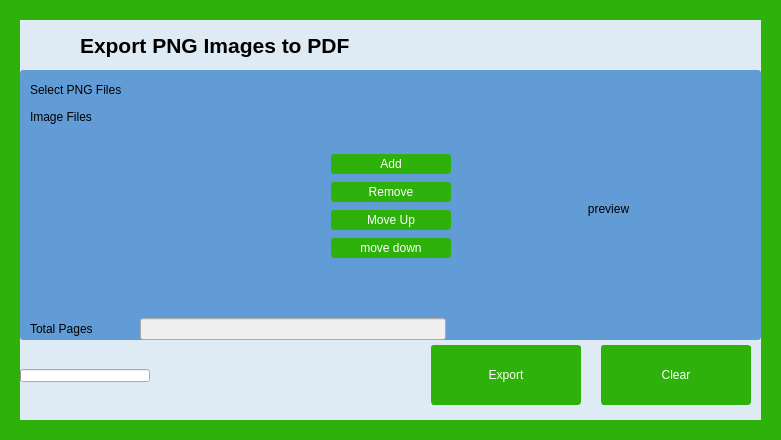
<?xml version="1.0" encoding="UTF-8"?>
<ui version="4.0">
 <class>Frame</class>
 <widget class="QFrame" name="Frame">
  <property name="geometry">
   <rect>
    <x>0</x>
    <y>0</y>
    <width>781</width>
    <height>440</height>
   </rect>
  </property>
  <property name="windowTitle">
   <string>Frame</string>
  </property>
  <property name="styleSheet">
   <string notr="true">
QFrame{
	border-width: 20;
	border-color: rgb(46, 177, 11);
	border-radius: 3;
	border-style: solid;
}

QPushButton{
	border-width: 1;
	border-color: rgb(46, 177, 11);
	border-radius: 3;
	border-style: solid;
	background-color: rgb(46, 177, 11);
	color: rgb(254, 254, 254);		
	font: 75 14pt &quot;Arial&quot;;
}</string>
  </property>
  <layout class="QVBoxLayout" name="verticalLayout_8">
   <property name="spacing">
    <number>0</number>
   </property>
   <property name="leftMargin">
    <number>0</number>
   </property>
   <property name="topMargin">
    <number>0</number>
   </property>
   <property name="rightMargin">
    <number>0</number>
   </property>
   <property name="bottomMargin">
    <number>0</number>
   </property>
   <item>
    <layout class="QVBoxLayout" name="verticalLayout">
     <property name="spacing">
      <number>0</number>
     </property>
     <property name="leftMargin">
      <number>0</number>
     </property>
     <property name="rightMargin">
      <number>0</number>
     </property>
     <item>
      <widget class="QFrame" name="titleFrame">
       <property name="sizePolicy">
        <sizepolicy hsizetype="Preferred" vsizetype="Expanding">
         <horstretch>0</horstretch>
         <verstretch>0</verstretch>
        </sizepolicy>
       </property>
       <property name="minimumSize">
        <size>
         <width>0</width>
         <height>50</height>
        </size>
       </property>
       <property name="maximumSize">
        <size>
         <width>16777215</width>
         <height>80</height>
        </size>
       </property>
       <property name="autoFillBackground">
        <bool>false</bool>
       </property>
       <property name="styleSheet">
        <string notr="true">


QFrame{
	border-width: 0;
	border-color: rgb(46, 177, 11);
	border-radius: 3;
	border-style: solid;
	background-color: rgb(222, 235, 244);
}

</string>
       </property>
       <property name="frameShape">
        <enum>QFrame::StyledPanel</enum>
       </property>
       <property name="frameShadow">
        <enum>QFrame::Raised</enum>
       </property>
       <layout class="QHBoxLayout" name="horizontalLayout">
        <property name="spacing">
         <number>0</number>
        </property>
        <property name="leftMargin">
         <number>0</number>
        </property>
        <property name="topMargin">
         <number>0</number>
        </property>
        <property name="rightMargin">
         <number>0</number>
        </property>
        <property name="bottomMargin">
         <number>0</number>
        </property>
        <item>
         <layout class="QHBoxLayout" name="horizontalLayout_5">
          <property name="spacing">
           <number>0</number>
          </property>
          <property name="leftMargin">
           <number>10</number>
          </property>
          <item>
           <widget class="QLabel" name="_lblFrameIcon">
            <property name="sizePolicy">
             <sizepolicy hsizetype="Fixed" vsizetype="Fixed">
              <horstretch>0</horstretch>
              <verstretch>0</verstretch>
             </sizepolicy>
            </property>
            <property name="minimumSize">
             <size>
              <width>50</width>
              <height>50</height>
             </size>
            </property>
            <property name="maximumSize">
             <size>
              <width>50</width>
              <height>50</height>
             </size>
            </property>
            <property name="styleSheet">
             <string notr="true"/>
            </property>
            <property name="text">
             <string/>
            </property>
            <property name="pixmap">
             <pixmap resource="Resources.qrc">:/resources/images/resources/images/pdf2png2.png</pixmap>
            </property>
            <property name="scaledContents">
             <bool>true</bool>
            </property>
           </widget>
          </item>
          <item>
           <widget class="QLabel" name="_lblFrameTitle">
            <property name="sizePolicy">
             <sizepolicy hsizetype="Expanding" vsizetype="Expanding">
              <horstretch>0</horstretch>
              <verstretch>0</verstretch>
             </sizepolicy>
            </property>
            <property name="minimumSize">
             <size>
              <width>0</width>
              <height>50</height>
             </size>
            </property>
            <property name="maximumSize">
             <size>
              <width>16777215</width>
              <height>80</height>
             </size>
            </property>
            <property name="font">
             <font>
              <pointsize>16</pointsize>
              <weight>75</weight>
              <bold>true</bold>
             </font>
            </property>
            <property name="styleSheet">
             <string notr="true"/>
            </property>
            <property name="text">
             <string>Export PNG Images to PDF</string>
            </property>
           </widget>
          </item>
         </layout>
        </item>
       </layout>
      </widget>
     </item>
     <item>
      <widget class="QFrame" name="bodyFrame">
       <property name="styleSheet">
        <string notr="true">QFrame{
	border-width: 0;
	border-color: rgb(46, 177, 11);
	border-radius: 3;
	border-style: solid;
	background-color: rgb(97, 156, 214);
}


</string>
       </property>
       <property name="frameShape">
        <enum>QFrame::StyledPanel</enum>
       </property>
       <property name="frameShadow">
        <enum>QFrame::Raised</enum>
       </property>
       <layout class="QVBoxLayout" name="verticalLayout_7">
        <property name="leftMargin">
         <number>0</number>
        </property>
        <property name="topMargin">
         <number>10</number>
        </property>
        <property name="rightMargin">
         <number>0</number>
        </property>
        <property name="bottomMargin">
         <number>0</number>
        </property>
        <item>
         <layout class="QVBoxLayout" name="verticalLayout_2">
          <property name="spacing">
           <number>10</number>
          </property>
          <property name="leftMargin">
           <number>10</number>
          </property>
          <property name="rightMargin">
           <number>10</number>
          </property>
          <item>
           <widget class="QLabel" name="label_11">
            <property name="minimumSize">
             <size>
              <width>0</width>
              <height>20</height>
             </size>
            </property>
            <property name="maximumSize">
             <size>
              <width>16777215</width>
              <height>30</height>
             </size>
            </property>
            <property name="autoFillBackground">
             <bool>false</bool>
            </property>
            <property name="styleSheet">
             <string notr="true"/>
            </property>
            <property name="text">
             <string>Select PNG Files</string>
            </property>
           </widget>
          </item>
          <item>
           <layout class="QHBoxLayout" name="horizontalLayout_4" stretch="1,0,1">
            <property name="spacing">
             <number>0</number>
            </property>
            <property name="topMargin">
             <number>0</number>
            </property>
            <item>
             <widget class="QFrame" name="framePngList">
              <property name="minimumSize">
               <size>
                <width>0</width>
                <height>50</height>
               </size>
              </property>
              <property name="frameShape">
               <enum>QFrame::StyledPanel</enum>
              </property>
              <property name="frameShadow">
               <enum>QFrame::Raised</enum>
              </property>
              <layout class="QVBoxLayout" name="verticalLayout_4">
               <property name="spacing">
                <number>0</number>
               </property>
               <property name="leftMargin">
                <number>0</number>
               </property>
               <property name="topMargin">
                <number>0</number>
               </property>
               <property name="rightMargin">
                <number>0</number>
               </property>
               <property name="bottomMargin">
                <number>0</number>
               </property>
               <item>
                <layout class="QVBoxLayout" name="verticalLayout_fileListLayout">
                 <property name="spacing">
                  <number>0</number>
                 </property>
                 <item alignment="Qt::AlignTop">
                  <widget class="QLabel" name="_lblFileListHeading">
                   <property name="maximumSize">
                    <size>
                     <width>16777215</width>
                     <height>20</height>
                    </size>
                   </property>
                   <property name="text">
                    <string>Image Files</string>
                   </property>
                   <property name="alignment">
                    <set>Qt::AlignLeading|Qt::AlignLeft|Qt::AlignVCenter</set>
                   </property>
                  </widget>
                 </item>
                 <item alignment="Qt::AlignLeft|Qt::AlignTop">
                  <widget class="QListWidget" name="listWidget">
                   <property name="maximumSize">
                    <size>
                     <width>16777215</width>
                     <height>16777215</height>
                    </size>
                   </property>
                   <property name="alternatingRowColors">
                    <bool>true</bool>
                   </property>
                   <property name="textElideMode">
                    <enum>Qt::ElideLeft</enum>
                   </property>
                   <property name="selectionRectVisible">
                    <bool>true</bool>
                   </property>
                  </widget>
                 </item>
                 <item>
                  <spacer name="verticalSpacer">
                   <property name="orientation">
                    <enum>Qt::Vertical</enum>
                   </property>
                   <property name="sizeHint" stdset="0">
                    <size>
                     <width>20</width>
                     <height>40</height>
                    </size>
                   </property>
                  </spacer>
                 </item>
                </layout>
               </item>
              </layout>
             </widget>
            </item>
            <item>
             <widget class="QFrame" name="framePngControls">
              <property name="minimumSize">
               <size>
                <width>150</width>
                <height>50</height>
               </size>
              </property>
              <property name="maximumSize">
               <size>
                <width>200</width>
                <height>16777215</height>
               </size>
              </property>
              <property name="frameShape">
               <enum>QFrame::StyledPanel</enum>
              </property>
              <property name="frameShadow">
               <enum>QFrame::Raised</enum>
              </property>
              <layout class="QVBoxLayout" name="verticalLayout_10">
               <property name="spacing">
                <number>0</number>
               </property>
               <property name="leftMargin">
                <number>10</number>
               </property>
               <property name="topMargin">
                <number>0</number>
               </property>
               <property name="rightMargin">
                <number>10</number>
               </property>
               <property name="bottomMargin">
                <number>0</number>
               </property>
               <item>
                <layout class="QVBoxLayout" name="verticalLayout_controlLayout">
                 <property name="spacing">
                  <number>8</number>
                 </property>
                 <property name="leftMargin">
                  <number>5</number>
                 </property>
                 <property name="rightMargin">
                  <number>5</number>
                 </property>
                 <property name="bottomMargin">
                  <number>5</number>
                 </property>
                 <item>
                  <widget class="QPushButton" name="_btnAddImage">
                   <property name="sizePolicy">
                    <sizepolicy hsizetype="Expanding" vsizetype="Fixed">
                     <horstretch>0</horstretch>
                     <verstretch>0</verstretch>
                    </sizepolicy>
                   </property>
                   <property name="minimumSize">
                    <size>
                     <width>0</width>
                     <height>20</height>
                    </size>
                   </property>
                   <property name="maximumSize">
                    <size>
                     <width>16777215</width>
                     <height>20</height>
                    </size>
                   </property>
                   <property name="text">
                    <string>Add</string>
                   </property>
                   <property name="icon">
                    <iconset resource="Resources.qrc">
                     <normaloff>:/resources/images/resources/images/addFileIcon.png</normaloff>:/resources/images/resources/images/addFileIcon.png</iconset>
                   </property>
                  </widget>
                 </item>
                 <item>
                  <widget class="QPushButton" name="_btnRemoveImage">
                   <property name="sizePolicy">
                    <sizepolicy hsizetype="Expanding" vsizetype="Fixed">
                     <horstretch>0</horstretch>
                     <verstretch>0</verstretch>
                    </sizepolicy>
                   </property>
                   <property name="maximumSize">
                    <size>
                     <width>16777215</width>
                     <height>20</height>
                    </size>
                   </property>
                   <property name="text">
                    <string>Remove</string>
                   </property>
                   <property name="icon">
                    <iconset resource="Resources.qrc">
                     <normaloff>:/resources/images/resources/images/removeImage.png</normaloff>:/resources/images/resources/images/removeImage.png</iconset>
                   </property>
                  </widget>
                 </item>
                 <item>
                  <widget class="QPushButton" name="_btnMoveImageUp">
                   <property name="sizePolicy">
                    <sizepolicy hsizetype="Expanding" vsizetype="Fixed">
                     <horstretch>0</horstretch>
                     <verstretch>0</verstretch>
                    </sizepolicy>
                   </property>
                   <property name="maximumSize">
                    <size>
                     <width>16777215</width>
                     <height>20</height>
                    </size>
                   </property>
                   <property name="text">
                    <string>Move Up</string>
                   </property>
                   <property name="icon">
                    <iconset resource="Resources.qrc">
                     <normaloff>:/resources/images/resources/images/moveUpIcon.png</normaloff>:/resources/images/resources/images/moveUpIcon.png</iconset>
                   </property>
                  </widget>
                 </item>
                 <item>
                  <widget class="QPushButton" name="_btnMoveImageDown">
                   <property name="sizePolicy">
                    <sizepolicy hsizetype="Expanding" vsizetype="Fixed">
                     <horstretch>0</horstretch>
                     <verstretch>0</verstretch>
                    </sizepolicy>
                   </property>
                   <property name="maximumSize">
                    <size>
                     <width>16777215</width>
                     <height>20</height>
                    </size>
                   </property>
                   <property name="text">
                    <string>move down</string>
                   </property>
                   <property name="icon">
                    <iconset resource="Resources.qrc">
                     <normaloff>:/resources/images/resources/images/moveDownIcon.png</normaloff>:/resources/images/resources/images/moveDownIcon.png</iconset>
                   </property>
                  </widget>
                 </item>
                </layout>
               </item>
              </layout>
             </widget>
            </item>
            <item>
             <widget class="QFrame" name="framePngPreview">
              <property name="sizePolicy">
               <sizepolicy hsizetype="Expanding" vsizetype="Expanding">
                <horstretch>0</horstretch>
                <verstretch>0</verstretch>
               </sizepolicy>
              </property>
              <property name="minimumSize">
               <size>
                <width>200</width>
                <height>50</height>
               </size>
              </property>
              <property name="maximumSize">
               <size>
                <width>400</width>
                <height>16777215</height>
               </size>
              </property>
              <property name="frameShape">
               <enum>QFrame::StyledPanel</enum>
              </property>
              <property name="frameShadow">
               <enum>QFrame::Raised</enum>
              </property>
              <layout class="QVBoxLayout" name="verticalLayout_6">
               <property name="spacing">
                <number>0</number>
               </property>
               <property name="leftMargin">
                <number>0</number>
               </property>
               <property name="topMargin">
                <number>0</number>
               </property>
               <property name="rightMargin">
                <number>0</number>
               </property>
               <property name="bottomMargin">
                <number>0</number>
               </property>
               <item>
                <layout class="QVBoxLayout" name="verticalLayout_previewLayout">
                 <property name="spacing">
                  <number>0</number>
                 </property>
                 <item>
                  <widget class="QLabel" name="_lblPreviewHeading">
                   <property name="minimumSize">
                    <size>
                     <width>0</width>
                     <height>20</height>
                    </size>
                   </property>
                   <property name="maximumSize">
                    <size>
                     <width>16777215</width>
                     <height>20</height>
                    </size>
                   </property>
                   <property name="text">
                    <string>preview</string>
                   </property>
                   <property name="alignment">
                    <set>Qt::AlignCenter</set>
                   </property>
                  </widget>
                 </item>
                </layout>
               </item>
              </layout>
             </widget>
            </item>
           </layout>
          </item>
          <item>
           <layout class="QHBoxLayout" name="horizontalLayout_2">
            <property name="leftMargin">
             <number>0</number>
            </property>
            <property name="topMargin">
             <number>0</number>
            </property>
            <property name="rightMargin">
             <number>0</number>
            </property>
            <item>
             <widget class="QLabel" name="label">
              <property name="sizePolicy">
               <sizepolicy hsizetype="Preferred" vsizetype="Preferred">
                <horstretch>0</horstretch>
                <verstretch>0</verstretch>
               </sizepolicy>
              </property>
              <property name="minimumSize">
               <size>
                <width>100</width>
                <height>0</height>
               </size>
              </property>
              <property name="maximumSize">
               <size>
                <width>200</width>
                <height>16777215</height>
               </size>
              </property>
              <property name="text">
               <string>Total Pages</string>
              </property>
             </widget>
            </item>
            <item>
             <widget class="QLineEdit" name="_txtTotalPages">
              <property name="enabled">
               <bool>false</bool>
              </property>
             </widget>
            </item>
            <item>
             <spacer name="horizontalSpacer">
              <property name="orientation">
               <enum>Qt::Horizontal</enum>
              </property>
              <property name="sizeHint" stdset="0">
               <size>
                <width>40</width>
                <height>20</height>
               </size>
              </property>
             </spacer>
            </item>
           </layout>
          </item>
         </layout>
        </item>
        <item>
         <spacer name="verticalSpacer_3">
          <property name="orientation">
           <enum>Qt::Vertical</enum>
          </property>
          <property name="sizeHint" stdset="0">
           <size>
            <width>20</width>
            <height>40</height>
           </size>
          </property>
         </spacer>
        </item>
       </layout>
      </widget>
     </item>
     <item>
      <widget class="QFrame" name="bottomFrame">
       <property name="sizePolicy">
        <sizepolicy hsizetype="Expanding" vsizetype="Expanding">
         <horstretch>0</horstretch>
         <verstretch>0</verstretch>
        </sizepolicy>
       </property>
       <property name="minimumSize">
        <size>
         <width>0</width>
         <height>80</height>
        </size>
       </property>
       <property name="maximumSize">
        <size>
         <width>16777215</width>
         <height>100</height>
        </size>
       </property>
       <property name="styleSheet">
        <string notr="true">


QFrame{
	border-width: 0;
	border-color: rgb(46, 177, 11);
	border-radius: 3;
	border-style: solid;
	background-color: rgb(222, 235, 244);
}

</string>
       </property>
       <property name="frameShape">
        <enum>QFrame::StyledPanel</enum>
       </property>
       <property name="frameShadow">
        <enum>QFrame::Raised</enum>
       </property>
       <layout class="QHBoxLayout" name="horizontalLayout_12">
        <property name="spacing">
         <number>0</number>
        </property>
        <property name="leftMargin">
         <number>0</number>
        </property>
        <property name="topMargin">
         <number>0</number>
        </property>
        <property name="rightMargin">
         <number>0</number>
        </property>
        <item>
         <layout class="QHBoxLayout" name="horizontalLayout_13">
          <property name="spacing">
           <number>20</number>
          </property>
          <property name="rightMargin">
           <number>10</number>
          </property>
          <item>
           <layout class="QHBoxLayout" name="horizontalLayout_14">
            <property name="spacing">
             <number>10</number>
            </property>
            <item>
             <widget class="QProgressBar" name="progressBar">
              <property name="sizePolicy">
               <sizepolicy hsizetype="Fixed" vsizetype="Fixed">
                <horstretch>0</horstretch>
                <verstretch>0</verstretch>
               </sizepolicy>
              </property>
              <property name="minimumSize">
               <size>
                <width>130</width>
                <height>13</height>
               </size>
              </property>
              <property name="maximumSize">
               <size>
                <width>130</width>
                <height>13</height>
               </size>
              </property>
              <property name="value">
               <number>0</number>
              </property>
              <property name="textVisible">
               <bool>false</bool>
              </property>
             </widget>
            </item>
            <item>
             <widget class="QLabel" name="_lblProgressStatus">
              <property name="sizePolicy">
               <sizepolicy hsizetype="Preferred" vsizetype="Fixed">
                <horstretch>0</horstretch>
                <verstretch>0</verstretch>
               </sizepolicy>
              </property>
              <property name="text">
               <string/>
              </property>
             </widget>
            </item>
           </layout>
          </item>
          <item>
           <widget class="QPushButton" name="_btnExportPng2Pdf">
            <property name="sizePolicy">
             <sizepolicy hsizetype="Expanding" vsizetype="Expanding">
              <horstretch>0</horstretch>
              <verstretch>0</verstretch>
             </sizepolicy>
            </property>
            <property name="minimumSize">
             <size>
              <width>120</width>
              <height>40</height>
             </size>
            </property>
            <property name="maximumSize">
             <size>
              <width>150</width>
              <height>60</height>
             </size>
            </property>
            <property name="text">
             <string>Export</string>
            </property>
            <property name="icon">
             <iconset resource="Resources.qrc">
              <normaloff>:/resources/images/resources/images/export.png</normaloff>:/resources/images/resources/images/export.png</iconset>
            </property>
            <property name="iconSize">
             <size>
              <width>16</width>
              <height>16</height>
             </size>
            </property>
           </widget>
          </item>
          <item>
           <widget class="QPushButton" name="_btnClear">
            <property name="sizePolicy">
             <sizepolicy hsizetype="Expanding" vsizetype="Expanding">
              <horstretch>0</horstretch>
              <verstretch>0</verstretch>
             </sizepolicy>
            </property>
            <property name="minimumSize">
             <size>
              <width>120</width>
              <height>40</height>
             </size>
            </property>
            <property name="maximumSize">
             <size>
              <width>150</width>
              <height>60</height>
             </size>
            </property>
            <property name="text">
             <string>Clear</string>
            </property>
            <property name="icon">
             <iconset resource="Resources.qrc">
              <normaloff>:/resources/images/resources/images/clear.png</normaloff>:/resources/images/resources/images/clear.png</iconset>
            </property>
           </widget>
          </item>
         </layout>
        </item>
       </layout>
      </widget>
     </item>
    </layout>
   </item>
  </layout>
 </widget>
 <resources>
  <include location="Resources.qrc"/>
 </resources>
 <connections/>
</ui>
